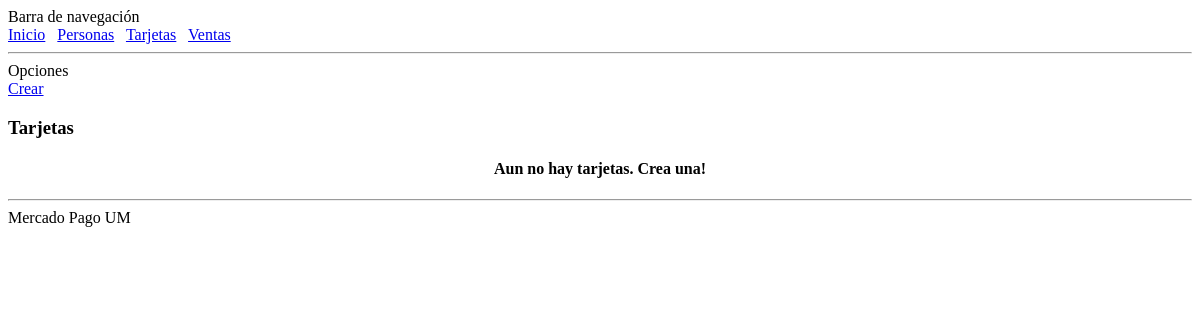
/tarjeta/, run on an earlier commit of the app's database.
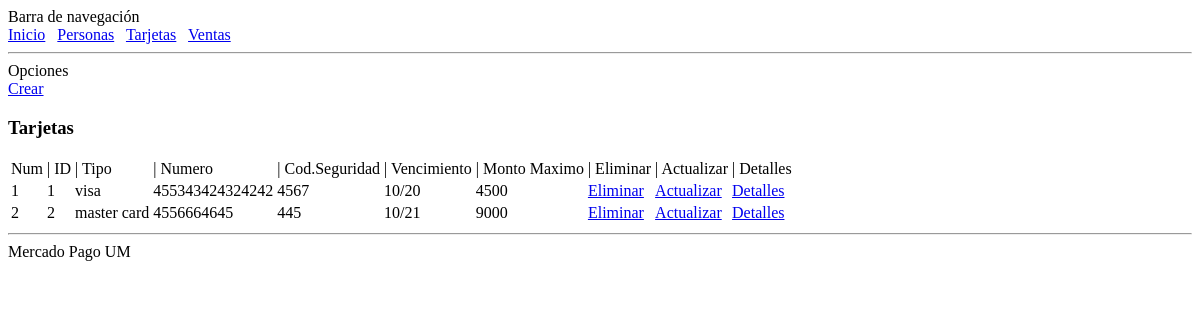
And on a later commit of the database.
### aplicacion_demo/modelos.py (models this page shows, shortened)
class Tarjeta(db.Model):
    __tablename__ = 'tarjeta'
    id = db.Column(db.Integer,
                   primary_key=True)
    tipo = db.Column(db.String(64),
                       index=False,
                       unique=False,
                       nullable=False)
    numero = db.Column(db.String(80),
                         index=False,
                         unique=False,
                         nullable=False)
    cods= db.Column(db.String(80),
                         index=False,
                         unique=False,
                         nullable=False)
    vencimiento = db.Column(db.String(80),
                         index=False,
                         unique=False,
                         nullable=False)
    montomax = db.Column(db.String(80),
                         index=False,
                         unique=False,
                         nullable=False)
    personas = relationship("Persona", secondary='tarjetapersona')
    ventas2 = relationship("Venta", secondary='ventastarjeta')
    @classmethod
    def get_all(cls):
        tarjetas = Tarjeta.query.all()
        return tarjetas

### aplicacion_demo/rutas_tarjeta.py (the view)
@app.route('/tarjeta/')
def tarjeta():
    tarjetas = Tarjeta.get_all()
    return render_template("tarjeta/index.html",
                           tarjetas=tarjetas,
                           titulo='Tarjetas')

### templates/tarjeta/index.html
{% extends 'estructura.html' %}
{% block contenido %}
    <div>Opciones</div>
    <div>
        <span><a href="crear">Crear</a><br></span>
    </div>
    <h3>Tarjetas</h3>
    {% if tarjetas|length < 1 %}
    <h4 style="text-align: center">Aun no hay tarjetas. Crea una!</h4>
    {% else %}
    <table>
        <thead>
            <td>Num</td>
            <td>| ID</td>
            <td>| Tipo</td>
            <td>| Numero</td>
            <td>| Cod.Seguridad</td>
            <td>| Vencimiento</td>
            <td>| Monto Maximo</td>
            <td>| Eliminar</td>
            <td>| Actualizar</td>
            <td>| Detalles</td>
        </thead>
        <tbody>
        {% for tarjeta in tarjetas %}
            <tr>
                <td>{{ loop.index }}</td>
                <td>{{ tarjeta.id }}</td>
                <td>{{ tarjeta.tipo}}</td>
                <td>{{ tarjeta.numero }}</td>
                <td>{{ tarjeta.cods }}</td>
                <td>{{ tarjeta.vencimiento }}</td>
                <td>{{ tarjeta.montomax }}</td>
                <td><a href="delete?id={{ tarjeta.id }}">Eliminar</a></td>
                <td><a href="update?id={{ tarjeta.id }}">Actualizar</a></td>
                <td><a href="detalle?id={{ tarjeta.id }}">Detalles</a></td>
            </tr>
        {% endfor %}
        </tbody>
    </table>
    {% endif %}
{% endblock %}

What changed in the data, as far as the page shows it:
added Tarjeta: id "1", tipo "visa", numero "455343424324242", cods "4567", vencimiento "10/20", montomax "4500"
added Tarjeta: id "2", tipo "master card", numero "4556664645", cods "445", vencimiento "10/21", montomax "9000"
Also different on the page:
text no longer shown: "Aun no hay tarjetas. Crea una!"
text now shown: "Num | ID | Tipo | Numero | Cod.Seguridad | Vencimiento | Monto Maximo | Eliminar | Actualizar | Detalles"
